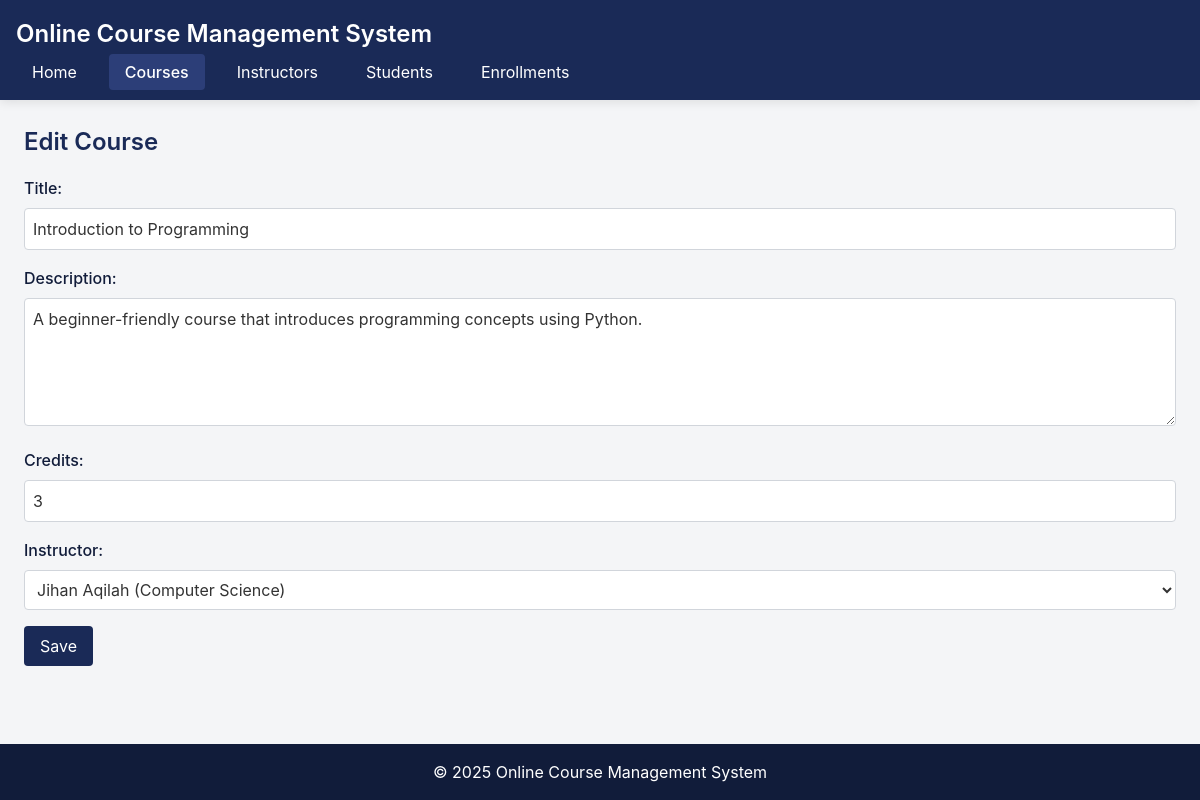
Screenshot of /index.php?entity=course&action=edit&id=1 with the database file from the repository.
### tables this page shows
CREATE TABLE course (
    id INT AUTO_INCREMENT PRIMARY KEY,
    title VARCHAR(100) NOT NULL,
    description TEXT,
    credits INT NOT NULL,
    instructor_id INT NOT NULL,
    FOREIGN KEY (instructor_id) REFERENCES instructor(id)
);

CREATE TABLE instructor (
    id INT AUTO_INCREMENT PRIMARY KEY,
    name VARCHAR(100) NOT NULL,
    email VARCHAR(100) NOT NULL,
    specialization VARCHAR(100) NOT NULL
);

### model/Course.php (called while the page is built, shortened)
<?php
require_once 'config/Database.php';
class Course {
    private $conn;
    private $table = 'course';
    public function __construct() {
        $database = new Database();
        $this->conn = $database->getConnection();
    }
    public function getById($id) {
        $query = "SELECT c.*, i.name as instructor_name
                 FROM " . $this->table . " c
                 JOIN instructor i ON c.instructor_id = i.id
                 WHERE c.id = :id";
        $stmt = $this->conn->prepare($query);
        $stmt->bindParam(':id', $id);
        $stmt->execute();
        return $stmt->fetch(PDO::FETCH_ASSOC);
    }
}
?>

### config/Database.php (called while the page is built, shortened)
<?php
class Database {
    private $host = "localhost";
    private $username = "root";
    private $password = "";
    private $database = "courses";
    public function getConnection() {
        $this->conn = null;
        try {
            $this->conn = new PDO("mysql:host=" . $this->host . ";dbname=" . $this->database, $this->username, $this->password);
            $this->conn->setAttribute(PDO::ATTR_ERRMODE, PDO::ERRMODE_EXCEPTION);
        } catch(PDOException $e) {
            echo "Connection error: " . $e->getMessage();
        }
        return $this->conn;
    }
}
?>

### model/Instructor.php (called while the page is built, shortened)
<?php
require_once 'config/Database.php';
class Instructor {
    private $conn;
    private $table = 'instructor';
    public function __construct() {
        $database = new Database();
        $this->conn = $database->getConnection();
    }
    public function getAll() {
        $query = "SELECT * FROM " . $this->table;
        $stmt = $this->conn->prepare($query);
        $stmt->execute();
        return $stmt->fetchAll(PDO::FETCH_ASSOC);
    }
}
?>

### viewmodel/CourseViewModel.php (called while the page is built, shortened)
<?php
require_once 'model/Course.php';
require_once 'model/Instructor.php';
class CourseViewModel {
    private $course;
    private $instructor;
    public function __construct() {
        $this->course = new Course();
        $this->instructor = new Instructor();
    }
    public function getCourseById($id) {
        return $this->course->getById($id);
    }
    public function getInstructors() {
        return $this->instructor->getAll();
    }
}
?>

### views/course_form.php (the view)
<?php
require_once 'views/template/header.php';
?>
<h2 class="page-title"><?php echo isset($course) ? 'Edit Course' : 'Add Course'; ?></h2>
<form action="index.php?entity=course&action=<?php echo isset($course) ? 'update&id=' . $course['id'] : 'save'; ?>" method="POST">
    <div class="form-group">
        <label class="form-label">Title:</label>
        <input type="text" name="title" value="<?php echo isset($course) ? $course['title'] : ''; ?>" class="form-input" required>
    </div>
    <div class="form-group">
        <label class="form-label">Description:</label>
        <textarea name="description" class="form-input h-32" required><?php echo isset($course) ? $course['description'] : ''; ?></textarea>
    </div>
    <div class="form-group">
        <label class="form-label">Credits:</label>
        <input type="number" name="credits" value="<?php echo isset($course) ? $course['credits'] : ''; ?>" class="form-input" required min="1" max="6">
    </div>
    <div class="form-group">
        <label class="form-label">Instructor:</label>
        <select name="instructor_id" class="form-select" required>
            <?php foreach ($instructors as $instructor): ?>
            <option value="<?php echo $instructor['id']; ?>" <?php echo isset($course) && $course['instructor_id'] == $instructor['id'] ? 'selected' : ''; ?>>
                <?php echo $instructor['name']; ?> (<?php echo $instructor['specialization']; ?>)
            </option>
            <?php endforeach; ?>
        </select>
    </div>
    <button type="submit" class="btn-primary">Save</button>
</form>
<?php
require_once 'views/template/footer.php';
?>

### assets/css/style.css (style rules this page uses)
:root { --navy: #1a2a57; --navy-dark: #111c3a; --navy-light: #2c3e78; --gray-light: #f4f5f7; --gray-medium: #d1d5db; --gray-dark: #4b5563; --accent: #6366f1; }
body { font-family: 'Inter', system-ui, -apple-system, sans-serif; background-color: var(--gray-light); color: #333; margin: 0; padding: 0; min-height: 100vh; display: flex; flex-direction: column; }
.btn-primary { background-color: var(--navy); color: white; padding: 0.5rem 1rem; border-radius: 0.25rem; transition: all 0.3s ease; text-decoration: none; display: inline-block; border: none; cursor: pointer; }
.page-title { color: var(--navy); font-weight: 600; font-size: 1.5rem; margin-bottom: 1rem; }
.form-group { margin-bottom: 1rem; }
.form-label { display: block; margin-bottom: 0.5rem; font-weight: 500; color: var(--navy-dark); }
.form-input { border: 1px solid var(--gray-medium); border-radius: 0.25rem; padding: 0.5rem; width: 100%; transition: all 0.3s ease; }
.form-select { border: 1px solid var(--gray-medium); border-radius: 0.25rem; padding: 0.5rem; width: 100%; background-color: white; }

### rows the page displays
course: title "Introduction to Programming", description "A beginner-friendly course that introduces programming concepts using Python.", credits "3", instructor_id "Jihan Aqilah (Computer Science)"
